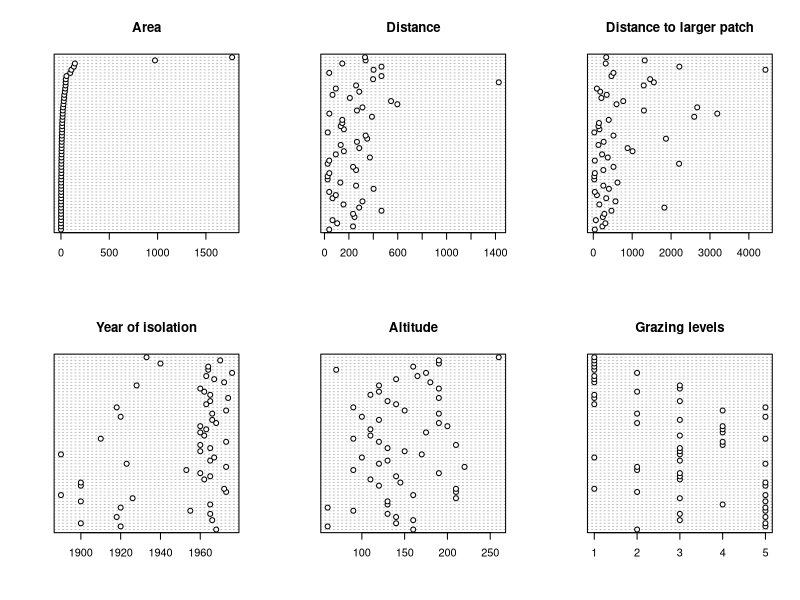
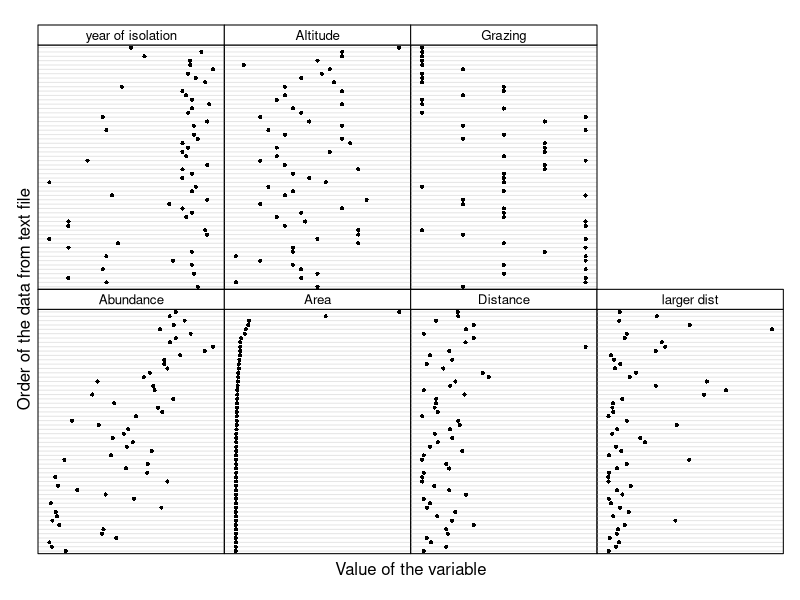
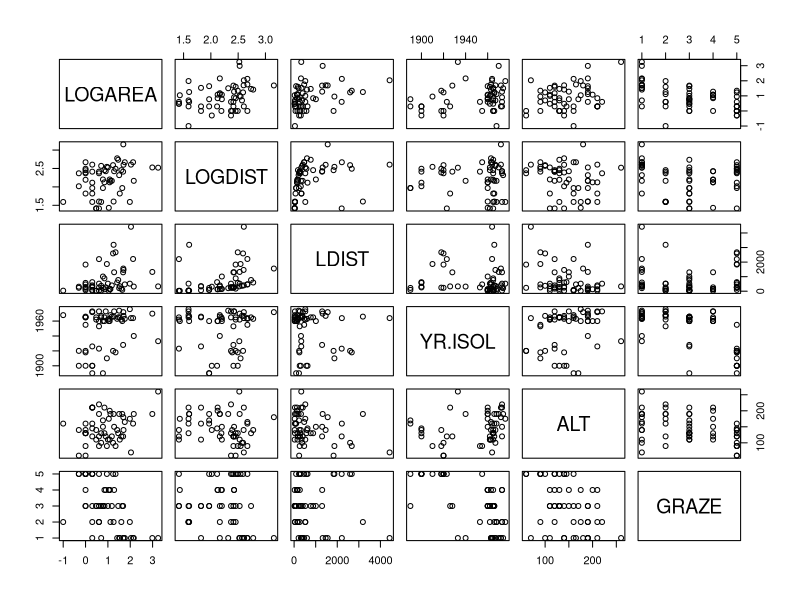
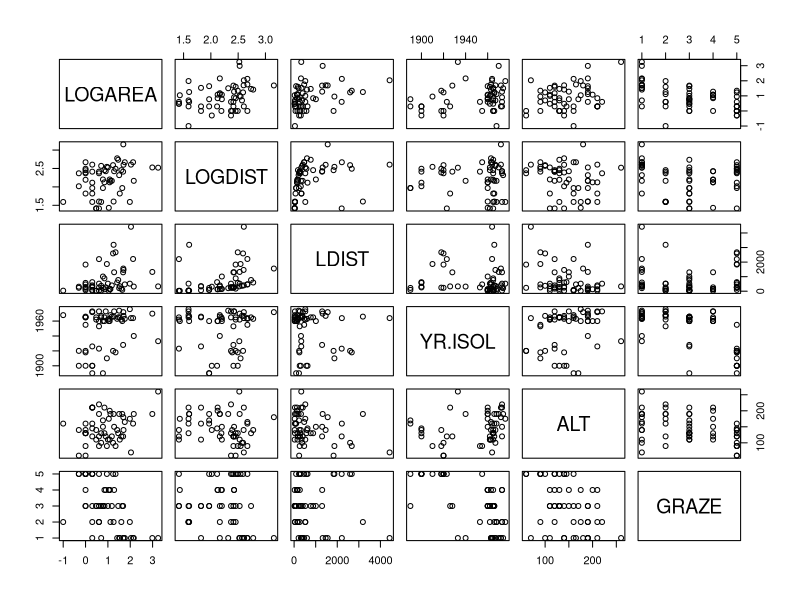
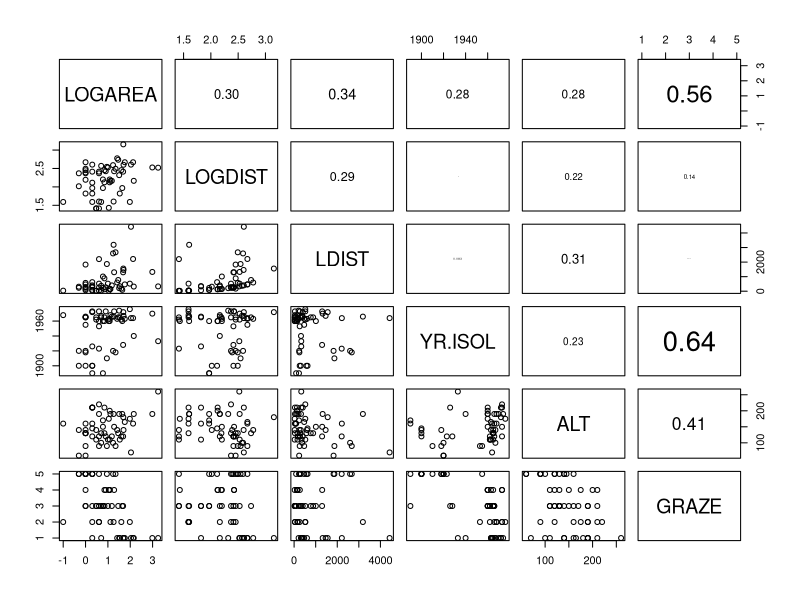
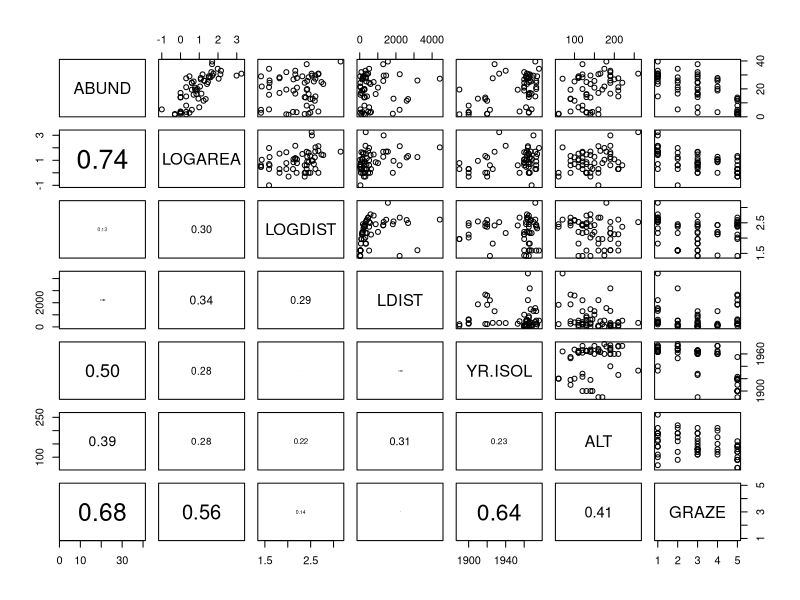
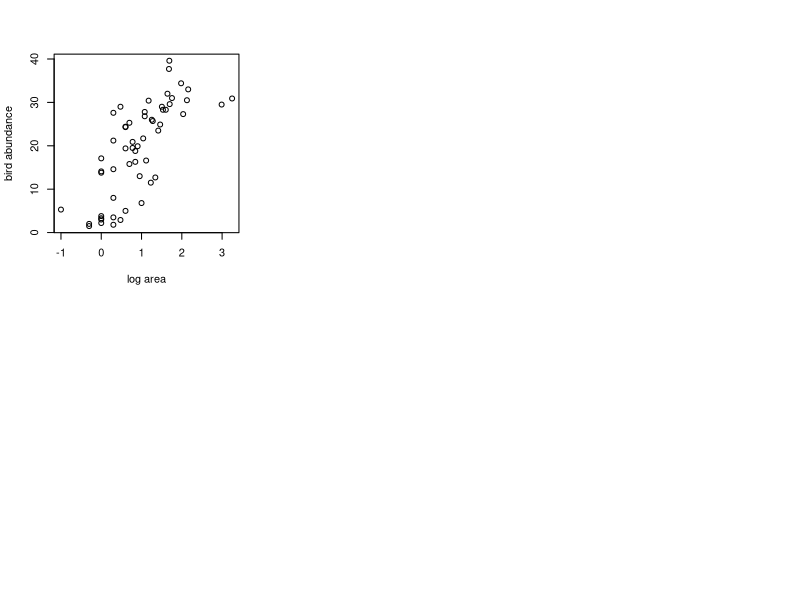
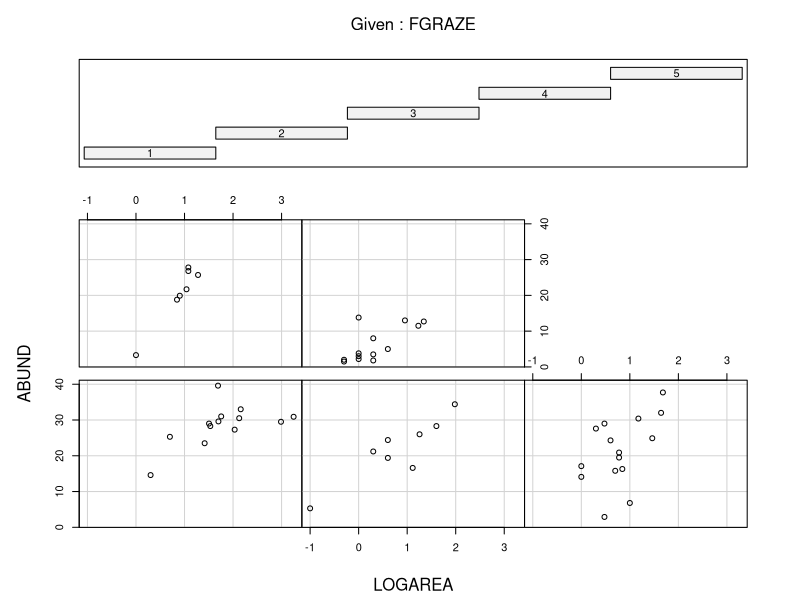

R code for these plots, in order:
## ----Q4, eval=TRUE, echo=TRUE, collapse=TRUE-------------------------------------------
loyn <- read.table("./data/loyn.txt", header = TRUE, 
                   stringsAsFactors = TRUE)
str(loyn)

# 56 observations and 8 variables (from str())

summary(loyn)

# GRAZE is coded as numeric (i.e. 1,2,3,5)

# create a new factor variable variable FGRAZE which is a factor of GRAZE
loyn$FGRAZE <- factor(loyn$GRAZE)


## ----Q5, eval=TRUE, echo=TRUE, collapse=TRUE-------------------------------------------
table(loyn$FGRAZE)

# or use xtabs function
xtabs(~ FGRAZE, data = loyn)


## ----Q6, eval=TRUE, echo=TRUE, collapse=TRUE-------------------------------------------
# mean abundance of birds for each level of FGRAZE
tapply(loyn$ABUND, loyn$FGRAZE, mean, na.rm = TRUE)

# variance in the abundance of birds for each level of FGRAZE
tapply(loyn$ABUND, loyn$FGRAZE, var, na.rm = TRUE)

# minimum abundance of birds for each level of FGRAZE
tapply(loyn$ABUND, loyn$FGRAZE, min, na.rm = TRUE)

# maximum abundance of birds for each level of FGRAZE
tapply(loyn$ABUND, loyn$FGRAZE, max, na.rm = TRUE)

# OR use the summary function
tapply(loyn$ABUND, loyn$FGRAZE, summary, na.rm = TRUE)


## ----Q7a, eval=TRUE, echo=TRUE, collapse=TRUE------------------------------------------
# first split the plotting device into 2 rows
# and 3 columns
par(mfrow = c(2,3))

# now produce the plots
dotchart(loyn$AREA, main = "Area")
dotchart(loyn$DIST, main = "Distance")
dotchart(loyn$LDIST, main = "Distance to larger patch")
dotchart(loyn$YR.ISOL, main = "Year of isolation")
dotchart(loyn$ALT, main = "Altitude")
dotchart(loyn$GRAZE, main = "Grazing levels")


## ----Q7b, eval=TRUE, echo=TRUE, collapse=TRUE------------------------------------------
# A fancier version of a dotplot - just for fun!
Z <- cbind(loyn$ABUND, loyn$AREA, loyn$DIST,
           loyn$LDIST,loyn$YR.ISOL,loyn$ALT,
           loyn$GRAZE)

colnames(Z) <- c("Abundance", "Area","Distance",
                 "larger dist","year of isolation",
                 "Altitude", "Grazing")
                 
library(lattice)
dotplot(as.matrix(Z),
      groups=FALSE,
      strip = strip.custom(bg = 'white',
            par.strip.text = list(cex = 0.8)),
        scales = list(x = list(relation = "free"),
                      y = list(relation = "free"),
                      draw = FALSE),
        col=1, cex  =0.5, pch = 16,
        xlab = "Value of the variable",
        ylab = "Order of the data from text file")


## ----Q8, eval=TRUE, echo=TRUE, collapse=TRUE-------------------------------------------
# There appears to be two unusually large forest patches compared to the rest
# Also one potentially large distance in DIST
# One option would be to log10 transform AREA, DIST 
# log base 10 transform variables 

loyn$LOGAREA <- log10(loyn$AREA)
loyn$LOGDIST <- log10(loyn$DIST)

# check the dataframe
str(loyn)


## ----Q9a, eval=TRUE, echo=TRUE, collapse=TRUE------------------------------------------
# Vanilla pairs plot

pairs(loyn[,c("LOGAREA", "LOGDIST", "LDIST",
               "YR.ISOL", "ALT", "GRAZE")])

# or first create a new dataframe and then use this 
# data frame with the pairs function

explan_vars <- loyn[,c("LOGAREA", "LOGDIST", "LDIST",
               "YR.ISOL", "ALT", "GRAZE")]
pairs(explan_vars)


## ----Q9b, eval=TRUE, echo=TRUE, collapse=TRUE------------------------------------------
# And with correlations in the upper panel

# first need to define the panel.cor function
panel.cor <- function(x, y, digits = 2, prefix = "", cex.cor, ...){
    usr <- par("usr"); on.exit(par(usr))
    par(usr = c(0, 1, 0, 1))
    r <- abs(cor(x, y))
    txt <- format(c(r, 0.123456789), digits = digits)[1]
    txt <- paste0(prefix, txt)
    if(missing(cex.cor)) cex.cor <- 0.8/strwidth(txt)
    text(0.5, 0.5, txt, cex = cex.cor * r)
}

# then use the panel.cor function when we use pairs
pairs(loyn[,c("LOGAREA","LOGDIST", "LDIST",
               "YR.ISOL","ALT","GRAZE")],
      upper.panel = panel.cor)


## ----Q10a, eval=TRUE, echo=TRUE, collapse=TRUE-----------------------------------------
pairs(loyn[,c("ABUND","LOGAREA","LOGDIST", "LDIST",
    	"YR.ISOL","ALT","GRAZE")],
      	lower.panel = panel.cor)


## ----Q10b, eval=TRUE, echo=TRUE, collapse=TRUE-----------------------------------------
plot(loyn$LOGAREA, loyn$ABUND, xlab = "log area", ylab = "bird abundance")


## ----Q11a, eval=TRUE, echo=TRUE, collapse=TRUE-----------------------------------------
# Interaction between LOGAREA and FGRAZE? 
# Do the slopes look similar or different? 
coplot(ABUND ~ LOGAREA | FGRAZE, data = loyn)


## ----Q11b, eval=TRUE, echo=TRUE, collapse=TRUE-----------------------------------------
# Fancier version of the above plot 
# with a line of best fit included just for fun
coplot(ABUND ~ LOGAREA | FGRAZE,
      data = loyn,
        panel = function(x, y, ...) {
         tmp <- lm(y ~ x, na.action = na.omit)
         abline(tmp)
         points(x, y) })
